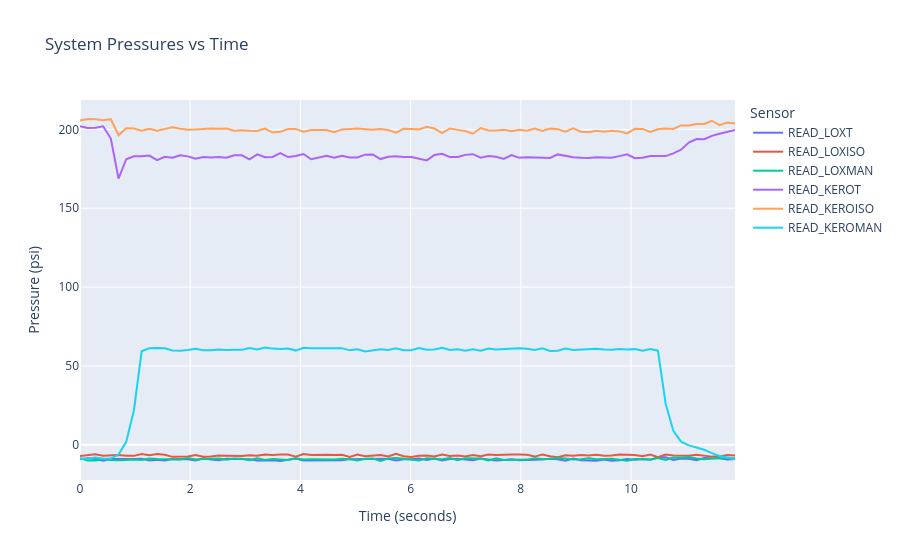
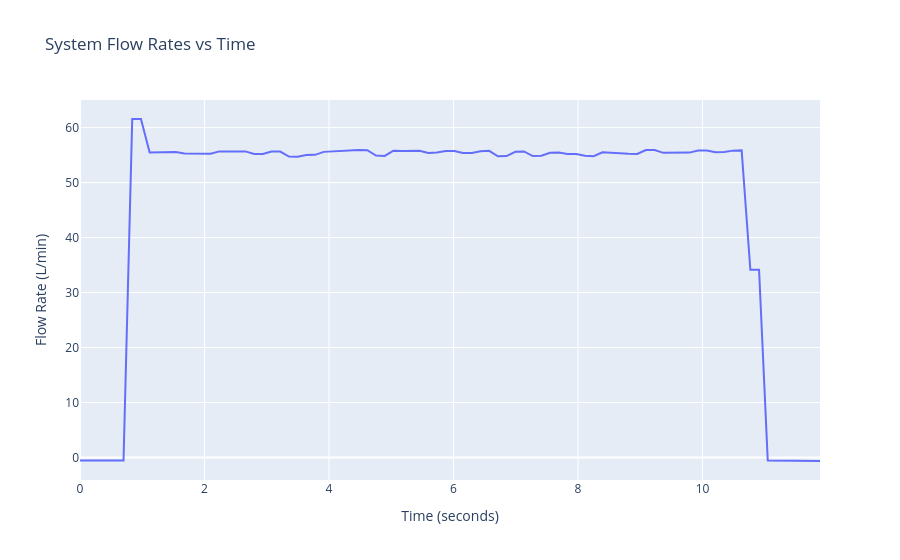

The notebook cell saved with these charts, in order:
### Code cell
#Plotting
side = "FULL" #Change according to what you'd like ("LOX", "KERO", "FULL")

match side:
    case "LOX":
        pressure_list = ["READ_LOXT", "READ_LOXISO", "READ_LOXMAN"] #Add "NITROT" to start if included
    case "KERO":
        pressure_list = ["READ_KEROT", "READ_KEROISO", "READ_KEROMAN"] #Add "NITROT" to start if included
    case "FULL":
        pressure_list = ["READ_LOXT", "READ_LOXISO", "READ_LOXMAN", "READ_KEROT", "READ_KEROISO", "READ_KEROMAN"] #Add "NITROT" to start if included

press_fig = px.line(sample, x = "TIME_SINCE_FIRE", y = pressure_list, title = "System Pressures vs Time")

press_fig.update_layout(
    xaxis_title="Time (seconds)",
    yaxis_title="Pressure (psi)",
    legend_title="Sensor",
)

flow_fig = px.line(sample, x = "TIME_SINCE_FIRE", y = "READ_KEROFLOW", title = "System Flow Rates vs Time")

flow_fig.update_layout(
    xaxis_title="Time (seconds)",
    yaxis_title="Flow Rate (L/min)",
    legend_title="Sensor",
)

press_fig.show()
flow_fig.show()
